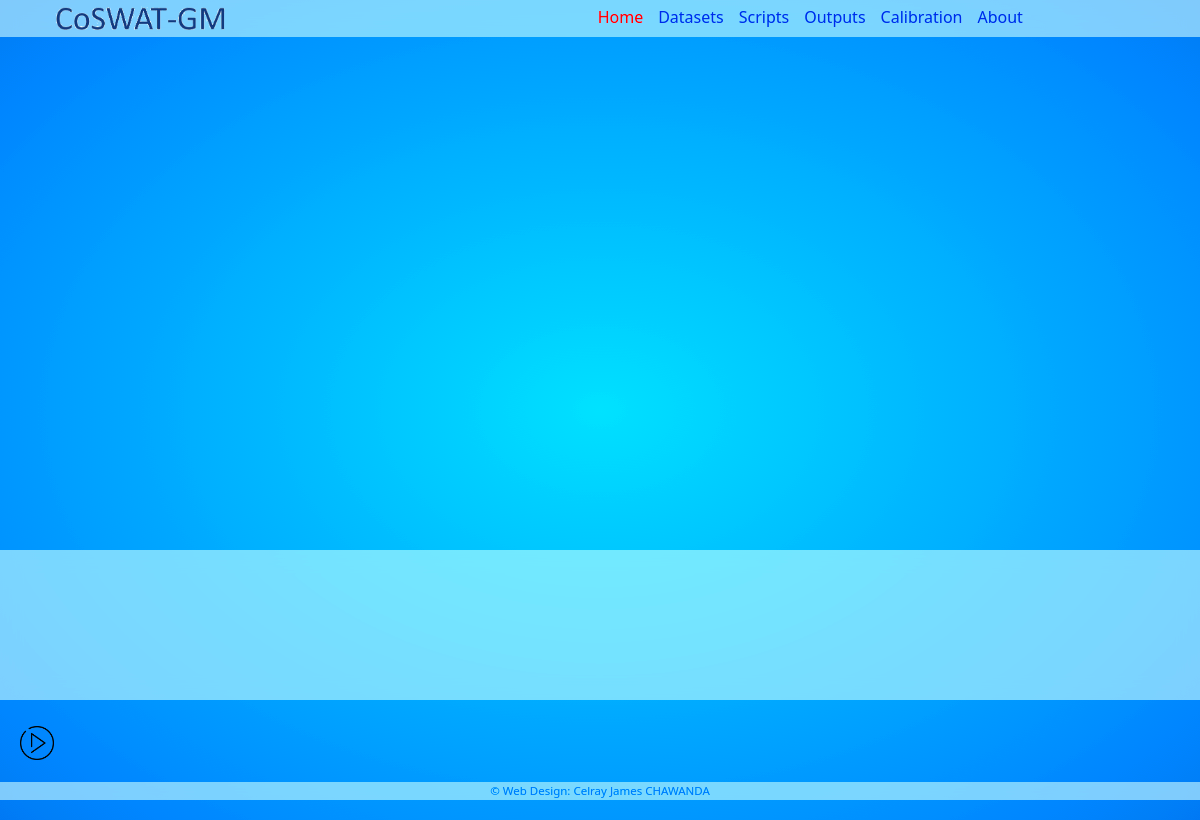
The app's page /, older data.
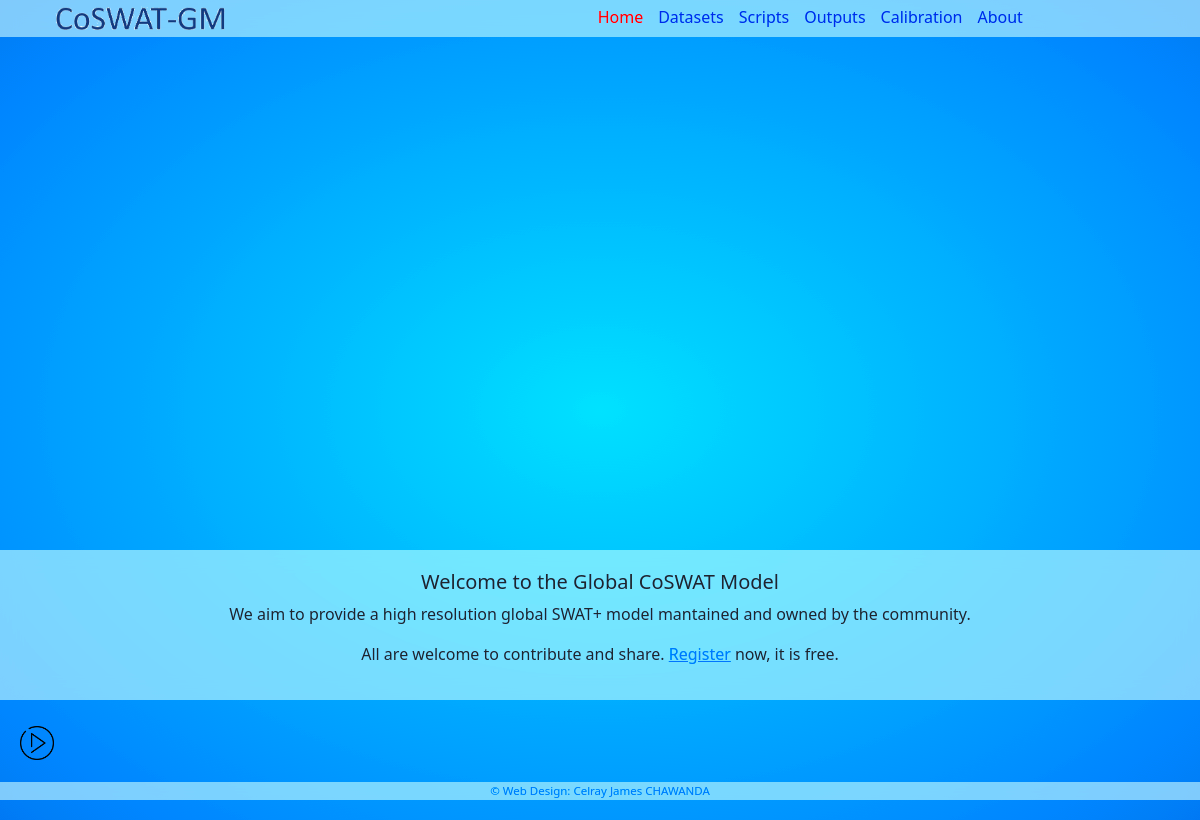
The same page, newer data.
### home/models.py (models this page shows, shortened)
class welcome(models.Model):
    heading     = models.CharField(max_length=100000, null=False, blank=False)
    text        = models.TextField(max_length=100000, null=False, blank=False)
    class Meta:
        ordering        = ('id',)
        verbose_name    = "Welcome Message"

### home/views.py (the view)
# urls.py: path('', views.home_map, name='home_map'),
def home_map(request):
    welcome = models.welcome.objects.all()
    welcome = welcome[0] if len(welcome) > 0 else None
    args = {
        "page_title"        : f"CoSWAT Plus - The Community SWAT+ Model",
        'welcome'           : welcome,
        "index"             : 1,
        "details_pannel"    : True,
        'csrf_token'        : get_token(request)
    }
    response = render(request=request, template_name='showcase.html', context=args)
    return response

### home/templates/showcase.html (shortened to what this page needs)
{% extends 'main-header.html' %}
{% block content %}
        <!DOCTYPE html>
        <html lang="en" id="all_html">
        <head>
            <link rel="stylesheet" href="https://js.arcgis.com/4.22/esri/themes/light/main.css">
            </head>
            <body id="all_body" style="height: calc(100vh - 0px); overflow: hidden;">
                <div id="button-to-reanimate" onclick="rotate_now(); show_pannel()" style="cursor: pointer; position: absolute; left: 20px; bottom: 40px; z-index: 2000; background-image: url(/images/play.png); width: 34px; height: 34px;" class = 'contain-image'></div>
                <div id="viewDiv" style="height: calc(100vh + 20px);"></div>
            </body>
<div id="welcome_pannel"
    style="width: 100%; min-height: 150px; position: absolute; bottom: 100px; text-align: center; padding-top: 20px;"
    class="acrylic">
    <h5>{{welcome.heading}}</h5>
    <div>
        {{welcome.text|safe}}
    </div>
</div>
</html>
{% endblock %}

Row changes from the older to the newer data that the page shows:
added welcome: heading "Welcome to the Global CoSWAT Model", text "We aim to provide a high resolution global SWAT+ model mantained and owned by the community. All are welcome to contribute and share. Register now, it is free."
